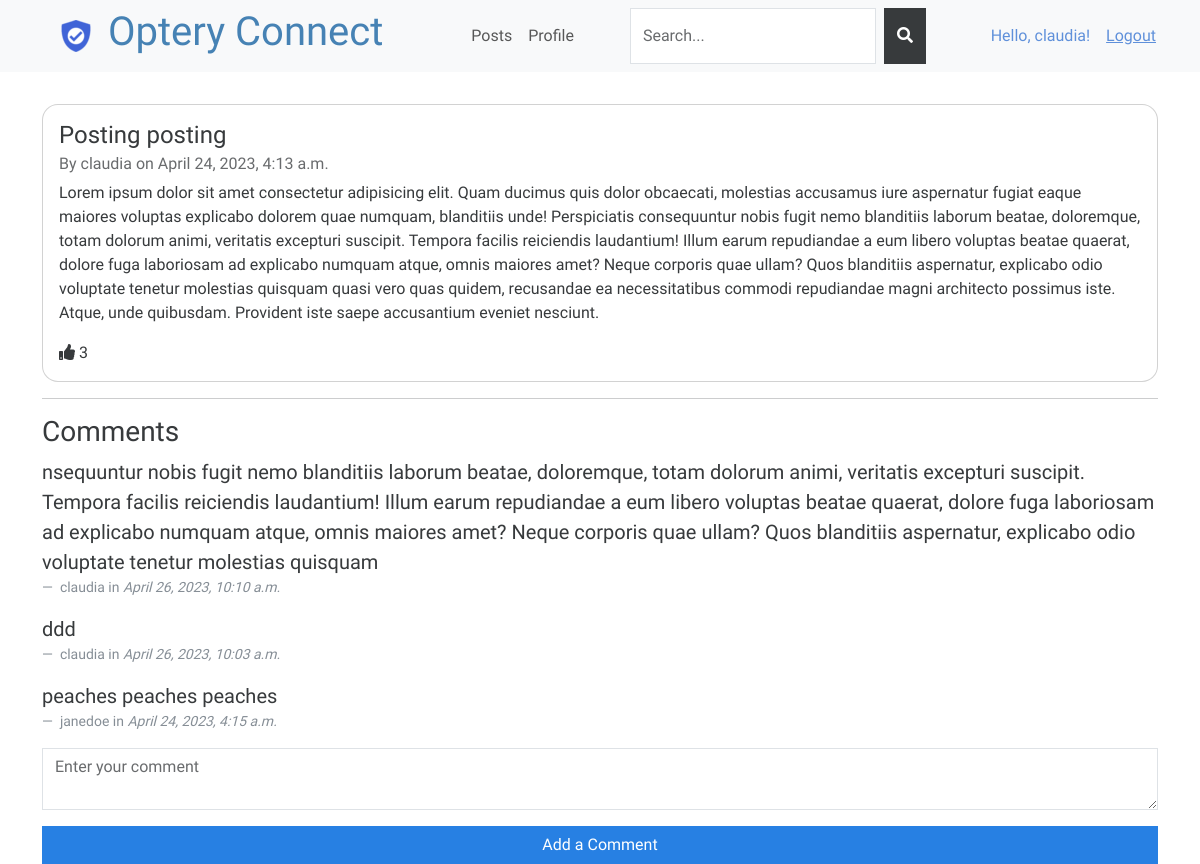
/social/posts/2/ (signed in), run on the app's committed database.
### social/models.py (models this page shows, shortened)
class Post(models.Model):
    title = models.CharField(max_length=200)
    content = models.TextField()
    date_posted = models.DateTimeField(auto_now_add=True)
    author = models.ForeignKey(User, on_delete=models.CASCADE)

class Comment(models.Model):
    post = models.ForeignKey(Post, on_delete=models.CASCADE)
    user = models.ForeignKey(User, on_delete=models.CASCADE)
    content = models.TextField()
    date_posted = models.DateTimeField(auto_now_add=True)

### social/views.py (the view)
# urls.py: path('posts/<int:post_id>/', post_detail, name='post_detail'),
@login_required
def post_detail(request, post_id):
    post = get_object_or_404(Post, pk=post_id)
    comments = post.comment_set.all().order_by('-date_posted')
    num_likes = post.likes.count()
    data = {'post': post, 'comments': comments, 'num_likes': num_likes}
    return render(request, 'social/post_detail.html', data)

### templates/social/post_detail.html (shortened to what this page needs)
{% extends 'base.html' %}
{% block content %}
<div class="post_detail" style="padding-top: 2rem;">
    <div class="card">
        <div class="card-body">
            <h4 class="card-title">{{ post.title }}</h4>
            <h6 class="card-subtitle mb-2 text-muted">By {{ post.author.username }} on {{ post.date_posted }}</h6>
            <p class="card-text">{{ post.content }}</p>
            <div>
                <i class="fa fa-thumbs-up"></i>
                <span id="likes-count-{{ post.id }}"> {{ num_likes }} </span>
            </div>
        </div>
    </div>
    <hr>
    <h3>Comments</h3>
    <div class="comments" id="comments" hx-get="{% url 'social:post_detail' post.id %}">
        {% for comment in comments %}
        <figure>
            <blockquote class="blockquote">
                <p class="mb-0">{{ comment.content }}</p>
            </blockquote>
            <figcaption class="blockquote-footer">
                {{ comment.user.username }} in <cite title="Source Title">{{ comment.date_posted }}</cite>
            </figcaption>
        </figure>
        {% empty %}
        <p>No comments yet.</p>
        {% endfor %}
    </div>
    <div class="add-comment">
        <form hx-post="{% url 'social:add_comment' post.id %}" hx-trigger="submit" hx-swap="outerHTML"
            hx-target="#comments" hx-vals='{"{% csrf_token %}": "{{ csrf_token }}"}'
            hx-headers='{"X-CSRFToken": "{{ csrf_token }}"}'
            hx-after-swap="() => form.querySelector('textarea').value = ''">
            <div class="form-group">
                <textarea class="form-control" name="comment" placeholder="Enter your comment"></textarea>
            </div>
            <button type="submit" class="btn btn-primary">Add a Comment</button>
        </form>
    </div>
</div>
{% endblock %}

### templates/partials/_navbar.html (shortened to what this page needs)
{% load static %}
<nav class="navbar navbar-expand-lg navbar-light bg-light">
    <div class="container-fluid">
        {% if user.is_authenticated %}
        <a href="{% url 'social:posts' %}"><img src="{% static 'img/logo.png' %}"
                style="padding-right:1rem; padding-left:3rem"></a>
        {% else %}
        <a href="{% url 'accounts:index' %}"><img src="{% static 'img/logo.png' %}"
                style="padding-right:1rem; padding-left:3rem"></a>
        {% endif %}
        <div class="collapse navbar-collapse" id="navbarNavAltMarkup">
            <div class="navbar-nav">
                <h1 style="padding-right: 5rem;color: steelblue;">Optery Connect</h1>
                {% if user.is_authenticated %}
                <li class="nav-item">
                    <a class="nav-item nav-link" href="{% url 'social:posts' %}">Posts</a>
                </li>
                <li class="nav-item">
                    <a class="nav-item nav-link" href="{% url 'accounts:user_profile' request.user %}">Profile</a>
                </li>
                <form class="d-flex" method="get" action="{% url 'social:search' %}" style="margin-left: 3rem;">
                    <input class="form-control me-sm-2" type="search" name="q" placeholder="Search...">
                    <button class="btn btn-secondary my-2 my-sm-0" type="submit"><i class="fa fa-search"></i></button>
                </form>
                {% endif %}
            </div>
        </div>
        {% if user.is_authenticated %}
        <span class="hello-msg">Hello, {{request.user}}!</span>
        <span><a class="hello-msg m2" href="{% url 'accounts:logout' %}">Logout</a></span>
        {% endif %}
    </div>
</nav>

### static/css/main.css (style rules this page uses)
.form-group { padding-bottom: 1rem; }
.btn-primary { width: 100%; }
.hello-msg { display: flex; color: #5F90DA; margin-right: 1rem; }
.m2 { padding-right: 1rem; }
.nav-item { display: flex; align-items: center; }
.d-flex { margin-left: 3rem; }
.card { border-radius: 1rem; margin-bottom: 1rem; }

### data on the page
Post: title "Posting posting", author.username "claudia", date_posted "April 24, 2023, 4:13 a.m.", content "Lorem ipsum dolor sit amet consectetur adipisicing elit. Quam ducimus quis dolor obcaecati, molestias accusamus iure aspernatur fugiat eaque maiores voluptas explicabo dolorem quae numquam, blanditiis unde! Perspiciatis consequuntur nobis fugit nemo blanditiis laborum beatae, doloremque, totam dolorum animi, veritatis excepturi suscipit. Tempora facilis reiciendis laudantium! Illum earum repudiandae a eum libero voluptas beatae quaerat, dolore fuga laboriosam ad explicabo numquam atque, omnis maiores amet? Neque corporis quae ullam? Quos blanditiis aspernatur, explicabo odio voluptate tenetur molestias quisquam quasi vero quas quidem, recusandae ea necessitatibus commodi repudiandae magni…"
Comment: content "nsequuntur nobis fugit nemo blanditiis laborum beatae, doloremque, totam dolorum animi, veritatis excepturi suscipit. Tempora facilis reiciendis laudantium! Illum earum repudiandae a eum libero voluptas beatae quaerat, dolore fuga laboriosam ad explicabo numquam atque, omnis maiores amet? Neque corporis quae ullam? Quos blanditiis aspernatur, explicabo odio voluptate tenetur molestias quisquam", user.username "claudia", date_posted "April 26, 2023, 10:10 a.m."
Comment: content "ddd", user.username "claudia", date_posted "April 26, 2023, 10:03 a.m."
Comment: content "peaches peaches peaches", user.username "janedoe", date_posted "April 24, 2023, 4:15 a.m."

### other printed values
{{ request.user }} "claudia"
{{ num_likes }} "3"
